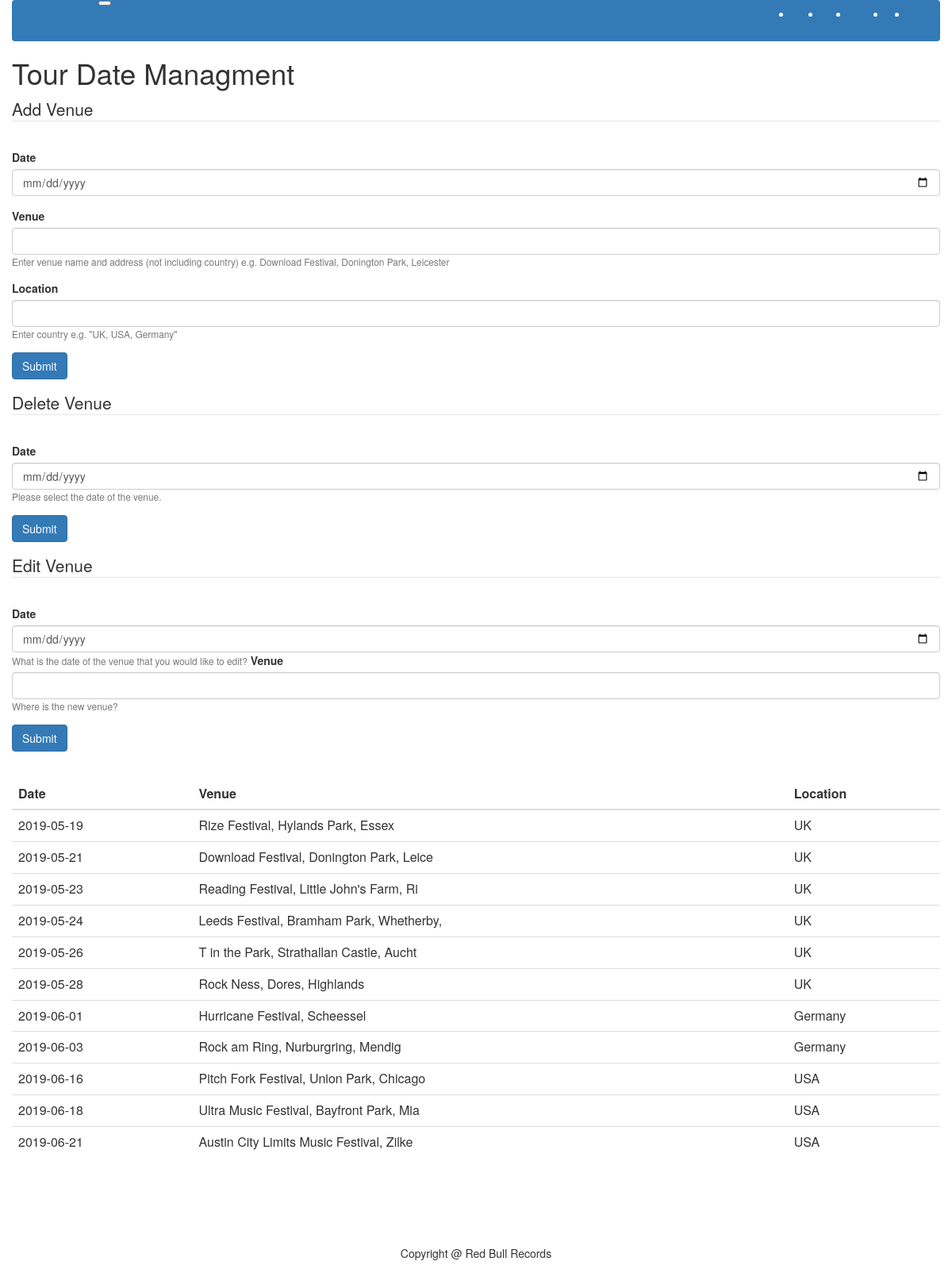
The app's page /AdminPage.php with its own data.
### tables this page shows
CREATE TABLE `uk` (
  `VenueID` int(5) NOT NULL,
  `TourDate` date NOT NULL,
  `Venue` varchar(40) NOT NULL,
  `Location` varchar(20) NOT NULL
);

### AdminPage.php (the view, shortened to what this page needs)
<html>
	<link href="bootstrap.min.css" type="text/css" rel="stylesheet"/>
<head>
</head>
<body>
	<div class="container-fluid">
	<?php
	include "DBConnect.php";
	include "NavBar.php";
	?>
	<h1>Tour Date Managment</h1>
		<form action="AdminPage.php" method="post">
			<fieldset>
				<legend>Add Venue</legend>
			<div class="form-group">
			  <label for="dateSet">Date</label>
			  <input type="date" name="date" class="form-control" id="inputDate" aria-describedby="dateHelp" placeholder="Enter date of concert">
			</div>
			<div class="form-group">
			  <label for="venueSet">Venue</label>
			  <input type="text" name="venue" class="form-control" id="inputVenue" placeholder="">
			  <small id="venueHelp" class="form-text text-muted">Enter venue name and address (not including country) e.g. Download Festival, Donington Park, Leicester</small>
			</div>
			<div class="form-group">
			  <label for="inputLocation">Location</label>
			  <input type="text" name="location" class="form-control" id="inputLocation" placeholder="">
			  <small id="venueHelp" class="form-text text-muted">Enter country e.g. "UK, USA, Germany"</small>
			</div>
			</fieldset>
			<button type="submit" class="btn btn-primary">Submit</button>
		</form>
		<form action="AdminPage.php" method="post">
			<fieldset>
				<legend>Delete Venue</legend>
			<div class="form-group">
			  <label for="dateSet">Date</label>
			  <input type="date" name="dateDel" class="form-control" id="inputDate" aria-describedby="dateHelp">
			  <small id="dateHelp" class="form-text text-muted">Please select the date of the venue.</small>
			</div>
			</fieldset>
			<button type="submit" class="btn btn-primary">Submit</button>
		</form>
		<form action="AdminPage.php" method="post">
			<fieldset>
				<legend>Edit Venue</legend>
			<div class="form-group">
			  <label for="dateSet">Date</label>
			  <input type="date" name="editDate" class="form-control" id="inputDate" aria-describedby="dateHelp">
			  <small id="dateHelp" class="form-text text-muted">What is the date of the venue that you would like to edit?</small>
			  <label for="dateSet">Venue</label>
			  <input type="text" name="editVenue" class="form-control" id="inputDate" aria-describedby="dateHelp">
			  <small id="dateHelp" class="form-text text-muted">Where is the new venue?</small>
			</div>
			</fieldset>
			<button type="submit" class="btn btn-primary">Submit</button>
		</form>
		<br>
		<?php
		$sql = "SELECT TourDate, Venue, Location FROM uk";
			$result = $con->query($sql);
		if ($result->num_rows > 0) {
			echo "<table class = table table-hover>";
			echo "<thead>";
			echo "<tr>";
				echo "<th scope='col'>Date</th> ";
				echo "<th scope='col'>Venue</th> ";
				echo "<th scope='col'>Location</th> ";
			echo "</tr>";
			echo "</thead>";
			echo "<tbody>";
				while($row = $result->fetch_assoc()) {
					echo "<tr>";
					echo "<td>" .  $row["TourDate"] . "</td>";
					echo "<td>" . $row["Venue"] . "</td>";
					echo "<td>" . $row["Location"] . "</td>";
					echo "</tr>";
				}
			echo "</tbody>";
			echo "</table>";
		}
	?>
	<?php include_once "Footer.php"?>
	</div>
	<link rel="stylesheet" href="https://maxcdn.bootstrapcdn.com/bootstrap/3.3.7/css/bootstrap.min.css">
	<link rel="stylesheet" href="alertify.min.css">
	<link rel="stylesheet" href="default.min.css">
</body>
</html>

### NavBar.php (shortened to what this page needs)
<nav class="navbar navbar-expand-lg navbar-dark bg-primary">
	<a class="navbar-brand" href="Index.php">Beartooth</a>
		<button class="navbar-toggler" type="button" data-toggle="collapse" data-target="#navbarColor01" aria-controls="navbarColor01" aria-expanded="false" aria-label="Toggle navigation">
		</button>
  <div class="collapse navbar-collapse" id="navbarColor01">
		<ul class="navbar-nav navbar-right mr-auto">
		<li class="nav-item">
			<a class="nav-link" href="Index.php">Home <span class="sr-only">(current)</span></a>
		</li>
		<li class="nav-item">
			<a class="nav-link" href="News.php">News </a>
		</li>
		<li class="nav-item">
			<a class="nav-link" href="Albums.php">Albums</a>
		</li>
		<li class="nav-item">
			<a class="nav-link" href="UKTour.php">Tour</a>
		</li>
		<?php
			if(session_status() == PHP_SESSION_ACTIVE && isset($_SESSION['Username'])){
				echo "<li class='nav-item'>";
				echo "<a class='nav-link' href='logout.php'>Log out</a>";
				echo "</li>";
			}else{
				echo "<li class='nav-item'>";
				echo "<a class='nav-link' href='Login.php'>Log In</a>";
				echo "</li>";
			}
		?>
		</ul>
  </div>
</nav>

### Footer.php
<br><br><br><br><br><br>
<footer class="py-5 bg-dark navbar-fixed-bottom">
     <div class="container">
     <p onmouseover="document.querySelector('footer p').innerHTML = 'Website Created By Luke Burgess';" onmouseout="document.querySelector('footer p').innerHTML = 'Copyright @ Red Bull Records';" class="m-0 text-center text-white">Copyright @ Red Bull Records</p></div>
   </footer>

### records on screen
uk: TourDate "2019-05-19", Venue "Rize Festival, Hylands Park, Essex", Location "UK"
uk: TourDate "2019-05-21", Venue "Download Festival, Donington Park, Leice", Location "UK"
uk: TourDate "2019-05-23", Venue "Reading Festival, Little John's Farm, Ri", Location "UK"
uk: TourDate "2019-05-24", Venue "Leeds Festival, Bramham Park, Whetherby,", Location "UK"
uk: TourDate "2019-05-26", Venue "T in the Park, Strathallan Castle, Aucht", Location "UK"
uk: TourDate "2019-05-28", Venue "Rock Ness, Dores, Highlands", Location "UK"
uk: TourDate "2019-06-01", Venue "Hurricane Festival, Scheessel", Location "Germany"
uk: TourDate "2019-06-03", Venue "Rock am Ring, Nurburgring, Mendig", Location "Germany"
uk: TourDate "2019-06-16", Venue "Pitch Fork Festival, Union Park, Chicago", Location "USA"
uk: TourDate "2019-06-18", Venue "Ultra Music Festival, Bayfront Park, Mia", Location "USA"
uk: TourDate "2019-06-21", Venue "Austin City Limits Music Festival, Zilke", Location "USA"
